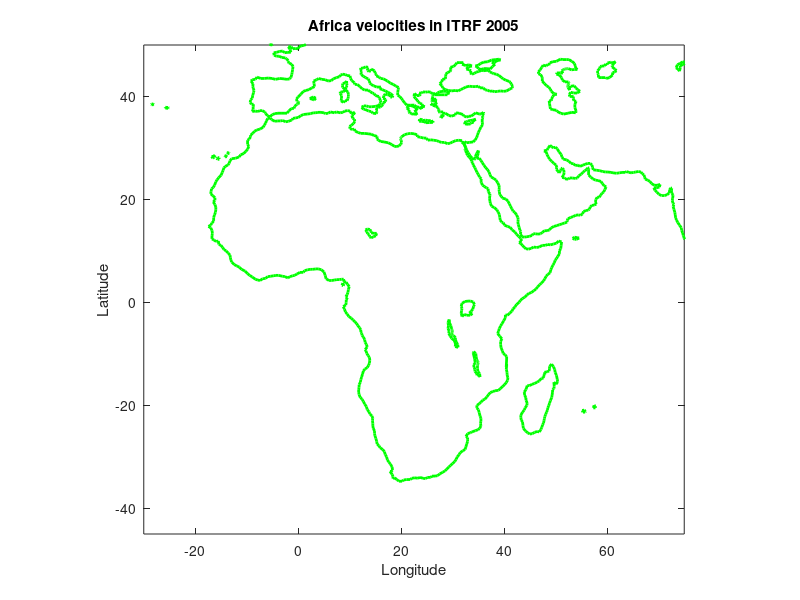

Recreate this plot in MATLAB. (Note: this script raises an error after producing the figure.)
% LAB 1: USING GPS TO DETERMINE PLATE MOTIONS AND TO TEST THE RIGIDITY
% OF CONTINENTAL PLATES


% Clearing the workspace,the command window and any existing figure
clear all
%clc
clf


% ______________________________________________________________
%|                   Marisabel Gonzalez                         |
%|                       01/02/2018                             |
%|______________________________________________________________|

% write a display command telling user what the script does

% ______________________________________________________________
%|                         NOMENCLATURE                          
%|______________________________________________________________

% coast: variable contaning the data from file coast.mat
% lo: longitude of GPS site; la = latitude
% ve: velocity in easterly direction [mm/yr]; 
% vn: velocity in northerly direction [mm/yr]
% sve: 1 sigma standard deviation on east velocity; 
% svn: 1 sigma standard deviation on north velocity
% cne: Correlation between sve and svn
% site: site name (4 letter code)
% OM: is the rotation vector (deg/Myr)
% COM: is the variance-covariance matrix for OM
% E is Euler pole and EL is the associated error ellipse for it



% ADDING A DIRECTORY TO SEARCH A PATH
addpath mbin/gps_ec mbin/stats


% LOADING A COASTLINE FILE AND MAKING A BASEMAP FOR AFRICA
load('data/coast.mat');


% PLOTTING AND ZOOMING IN ON AFRICA



figure(1)
plot(long,lat,'g','linewidth',2) % the file aready contain the information
                                 % of these variables, for this reason 
                                 % they haven't been defined within the scrip

                    
axis equal  % this command sets the aspect ratio so that the data 
            % units are the same in every direction
            

axis([-30 75 -45 50])  % this command adjusts the scale of the plot
                       % owing to zoom in on Africa
                       
                       
% Adding title and axis labels
title('Africa velocities in ITRF 2005');
xlabel('Longitude');                    
ylabel('Latitude');  

% strl = ['Rate =' sprintf('%4.1f',a(1)) ' mm/year'];                        
                       
hold on             % this command allows multiple plotting
                       
% _____________________________________________________________________

                       
% DETERMINING IF THE VELOCITIES OF AFRICA ARE BEST FIT BY 1,2 OR MORE
% PLATES

% this command loads in the GPS data provided in ITRF 2005 reference frame
[lo,la,ve,vn,sve,svn,cne,site]=textread('data/africa_itrf2005.all'...
        ,'%f %f %f %f %f %f %f %s');

    
s = 0.7;   % setting a scale owing to adjust the lenght of the arrows

quiver(lo,la,ve*s,vn*s,0,'r','linewidth',2); % plots velocity vectors as  
                                             % arrows with components (u,v)
                                             % at the points (x,y)



% Calculating the rotation vector between Nubia and ITRF 2005
[OM,COM,E,EL,chi2,chi2r,dof] = psvelo2rot('data/velo.nubia',10,1);

                              % psvelo2rot estimates plate angular rotation
                              % and associated statistic from psvelo input 
                              % file

                              
% Calculating a predicted velocity for all the GPS sites
% assuming they are all on Nubia which behaves as a perfect plate
% Owing to do this, three steps are required

% STEP 1: Converting the coordinates of all GPS sites into a geocentric
%         cartesian reference frame

[x,y,z] = wgs2xyz(lo,la,zeros(length(lo),1)); % wgs2xyz converts 
                                              %lo(longitude) and 
                                              % la(latitude)
                                              % ellipsoidal coordinates
                                              % from WGS-84 to ECEF 
                                              % cartesian coordinates
                                            


% STEP 2: Using the rotation vector calculated earlier to compute the
%         predicted velocities at all the sites

[Vxyz,Venu] = rotate(OM,COM,[x y z]);       % rotate computes velocity
                                            % at selected point given
                                            % a rotation vector (OM)



% STEP 3: Plotting the results using quiver
quiver(lo,la,Venu(:,1)*s,Venu(:,2)*s,0,'k','linewidth',2);



% Calculating and plotting the residual velocities to the Nubia plate
% model at all the sites

 res_east = ve-Venu(:,1);       % residual velocities in east
 res_north = vn - Venu(:,2);    % residual velocities in north
 

quiver(lo,la,res_east,res_north,0,'y','linewidth',2);  % this command plots
                                                       % the residual
                                                       % velocities


% Saving the Nubian velocities
fp = fopen('velo.nubia','w');
fprintf(fp, '%f %f %f %f %f %f %f\n', [lo la Venu]');
fclose(fp);



% _____________________________________________________________________

% DIVIDING AFRICA INTO TWO PLATES (Somalia and Nubia)

% Plotting Africa as before
figure(2)
plot(long,lat,'g','linewidth',2)
axis equal
axis([-30 75 -45 50])
                       
% Adding title and axis labels
title('Africa velocities in Nubian-Somalian Reference');
xlabel('Longitude');                    
ylabel('Latitude');  

hold on

% % Plotting the red arrows (CORRIGIR OS COMMENTS)
% [lo,la,ve,vn,sve,svn,cne,site]=textread('data/nubi_soma.revel'...
%         ,'%f %f %f %f %f %f %f %s');    
% s = 0.7;  
% quiver(lo,la,ve*s,vn*s,0,'r','linewidth',2); 


% Calculating the rotation vector between Somalia and Nubia
[OM,COM,E,EL,chi2,chi2r,dof] = psvelo2rot('data/velo.residual.soma',10,1);

% Calculating a predicted velocity for all the GPS sites
% assuming they are all on Nubia which behaves as a perfect plate
% Owing to do this, three steps are required

% STEP 1: Converting the coordinates of all GPS sites into a geocentric
%         cartesian reference frame

[x,y,z] = wgs2xyz(lo,la,zeros(length(lo),1)); % wgs2xyz converts 
                                              %lo(longitude) and 
                                              % la(latitude)
                                              % ellipsoidal coordinates
                                              % from WGS-84 to ECEF 
                                              % cartesian coordinates
                                            


% STEP 2: Using the rotation vector calculated earlier to compute the
%         predicted velocities at all the sites

[Vxyz,Venu] = rotate(OM,COM,[x y z]);       % rotate computes velocity
                                            % at selected point given
                                            % a rotation vector (OM)



% STEP 3: Plotting the results using quiver
quiver(lo,la,Venu(:,1)*s,Venu(:,2)*s,0,'k','linewidth',2);



% Calculating and plotting the residual velocities to the Nubia plate
% model at all the sites

 res_east = ve-Venu(:,1);       % residual velocities in east
 res_north = vn - Venu(:,2);    % residual velocities in north
 

quiver(lo,la,res_east,res_north,0,'y','linewidth',2);  % this command plots
                                                       % the residual
                                                       % velocities
   
                                                       
% % _____________________________________________________________________
% 
% % COMPARING THE ESTIMATE FOR THE NUBIA-SOMALIA OPENING ALONG THE EAST
% % AFRICAN RIFT WITH THAT OF THE REVEL MODEL (Sella et al.,2002), which
% % is a global plate model derived from GPS
% 
% 
% % This command loads in the data for the REVEL model                                                                                                             
% [lo,la,ve,vn,sve,svn,cne]=textread('data/nubi_soma.revel',...
%     '%f %f %f %f %f %f %f');
% 
% % Plotting Africa as before
% figure(3)
% plot(long,lat,'g','linewidth',2)
% axis equal
% axis([-30 75 -45 50])
% 
% % Adding title and axis labels
% title('Africa velocities in Nubian/Somalian Reference Frame');
% xlabel('Longitude');                    
% ylabel('Latitude');  
% 
% 
% hold on
% 
% quiver(lo,la,ve*s,vn*s,0,'r','linewidth',2)
% 
% % Calculating a predicted velocity for all the GPS sites
% % assuming they are all on Nubia which behaves as a perfect plate
% % Owing to do this, three steps are required
% 
% % STEP 1: Converting the coordinates of all GPS sites into a geocentric
% %         cartesian reference frame
% 
% [x,y,z] = wgs2xyz(lo,la,zeros(length(lo),1)); % wgs2xyz converts 
%                                               %lo(longitude) and 
%                                               % la(latitude)
%                                               % ellipsoidal coordinates
%                                               % from WGS-84 to ECEF 
%                                               % cartesian coordinates
%                                             
% 
% 
% % STEP 2: Using the rotation vector calculated earlier to compute the
% %         predicted velocities at all the sites
% 
% [Vxyz,Venu] = rotate(OM,COM,[x y z]);       % rotate computes velocity
%                                             % at selected point given
%                                             % a rotation vector (OM)
% 
% 
% 
% % STEP 3: Plotting the results using quiver
% quiver(lo,la,Venu(:,1)*s,Venu(:,2)*s,0,'k','linewidth',2);
% 
% 
% 
% % Calculating and plotting the residual velocities to the Nubia plate
% % model at all the sites
% 
%  res_east = ve-Venu(:,1);       % residual velocities in east
%  res_north = vn - Venu(:,2);    % residual velocities in north
%  
% 
% quiver(lo,la,res_east,res_north,0,'y','linewidth',2);  % this command plots
%                                                        % the residual
%                                                        % velocities
%    
%                                                        
%                                                        
% % _____________________________________________________________________
% 
% % ASSESSING IF ANATOLIA CAN BE CONSIDERED AS A RIGID PLATE, OR IF THERE IS
% % SIGNIFICANT INTERNAL DEFORMATION
% 
% % Plotting Africa as before
% figure(4)
% plot(long,lat,'g','linewidth',2)
% axis equal
% axis([-30 75 -45 50])
% 
% hold on
% 
% quiver(lo,la,ve*s,vn*s,0,'r','linewidth',2)
% 
% % Calculating the rotation vector between Greece and Turkey
% [OM,COM,E,EL,chi2,chi2r,dof] = psvelo2rot('data/velo.residual.soma',10,1);

